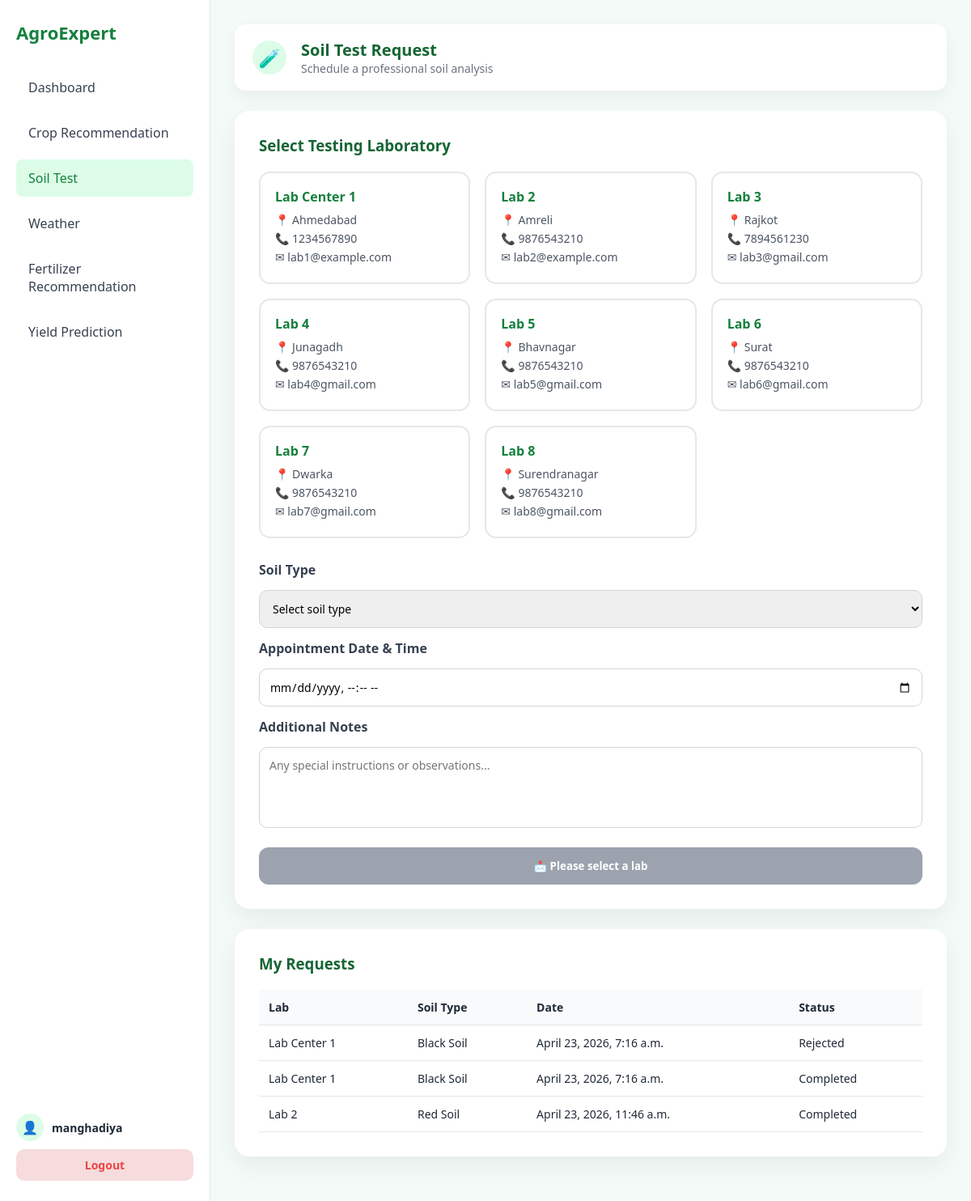
The page /soil-test/ (signed in) on the database its author committed.
### core/models.py (models this page shows, shortened)
class SoilTestRequest(models.Model):
    lab_name = models.CharField(max_length=100)
    soil_type = models.CharField(max_length=100)
    appointment = models.DateTimeField()
    notes = models.TextField(blank=True, null=True)
    created_at = models.DateTimeField(auto_now_add=True)

### core/views.py (the view, shortened to what this page needs)
# urls.py: path('soil-test/', views.soil_test, name='soil_test'),
@login_required
def soil_test(request):
    success = False
    history = SoilTestRequest.objects.filter(
        user=request.user
    ).order_by("-id")
    return render(request, "core/soil-test.html", {
        "success": success,
        "history": history
    })

### core/templates/core/soil-test.html (shortened to what this page needs)
{% load static %}
<!DOCTYPE html>
<html lang="en">
<head>
<link rel="stylesheet" href="{% static 'core/css/soil-test.css' %}">
</head>
<body>
<div class="dashboard">
    <aside class="sidebar">
        <a href="{% url 'dashboard' %}" class="logo">AgroExpert</a>
        <ul class="nav">
            <li><a href="{% url 'dashboard' %}">Dashboard</a></li>
            <li><a href="{% url 'crop' %}">Crop Recommendation</a></li>
            <li class="active"><a href="{% url 'soil_test' %}">Soil Test</a></li>
            <li><a href="{% url 'weather' %}">Weather</a></li>
            <li><a href="{% url 'fertilizer' %}">Fertilizer Recommendation</a></li>
            <li><a href="{% url 'yield_prediction' %}">Yield Prediction</a></li>
        </ul>
        <div class="user-section">
            <div class="user-info">
                <div class="user-avatar">👤</div>
                <p class="user-name">{{ request.user.username }}</p>
            </div>
            <a href="{% url 'logout' %}" class="logout-btn">Logout</a>
        </div>
    </aside>
    <main class="main">
        <div class="top-header-box">
            <div class="header-left">
                <div class="app-icon">🧪</div>
                <div>
                    <h3>Soil Test Request</h3>
                    <p>Schedule a professional soil analysis</p>
                </div>
            </div>
        </div>
        <div class="content-card">
            <h3 class="section-title">Select Testing Laboratory</h3>
            <div class="lab-grid">
                <div class="lab-card" data-lab="Lab Center 1">
                    <h4>Lab Center 1</h4>
                    <p>📍 Ahmedabad</p>
                    <p>📞 1234567890</p>
                    <p>✉ lab1@example.com</p>
                </div>
                <div class="lab-card" data-lab="Lab 2">
                    <h4>Lab 2</h4>
                    <p>📍 Amreli</p>
                    <p>📞 9876543210</p>
                    <p>✉ lab2@example.com</p>
                </div>
                <div class="lab-card" data-lab="Lab 3">
                    <h4>Lab 3</h4>
                    <p>📍 Rajkot</p>
                    <p>📞 7894561230</p>
                    <p>✉ lab3@gmail.com</p>
                </div>
                <div class="lab-card" data-lab="Lab 4">
                    <h4>Lab 4</h4>
                    <p>📍 Junagadh</p>
                    <p>📞 9876543210</p>
                    <p>✉ lab4@gmail.com</p>
                </div>
                <div class="lab-card" data-lab="Lab 5">
                    <h4>Lab 5</h4>
                    <p>📍 Bhavnagar</p>
                    <p>📞 9876543210</p>
                    <p>✉ lab5@gmail.com</p>
                </div>
                <div class="lab-card" data-lab="Lab 6">
                    <h4>Lab 6</h4>
                    <p>📍 Surat</p>
                    <p>📞 9876543210</p>
                    <p>✉ lab6@gmail.com</p>
                </div>
                <div class="lab-card" data-lab="Lab 7">
                    <h4>Lab 7</h4>
                    <p>📍 Dwarka</p>
                    <p>📞 9876543210</p>
                    <p>✉ lab7@gmail.com</p>
                </div>
                <div class="lab-card" data-lab="Lab 8">
                    <h4>Lab 8</h4>
                    <p>📍 Surendranagar</p>
                    <p>📞 9876543210</p>
                    <p>✉ lab8@gmail.com</p>
                </div>
            </div>
            <form method="POST" id="soilForm" class="form">
                <label>Soil Type</label>
                <select name="soil_type" required>
                    <option value="">Select soil type</option>
                </select>
                <label>Appointment Date & Time</label>
                <input type="datetime-local" name="appointment_date" required>
                <label>Additional Notes</label>
                <textarea name="notes" placeholder="Any special instructions or observations..."></textarea>
                <button id="submitBtn" class="submit-btn" disabled>
                    📩 Please select a lab
                </button>
            </form>
        </div>
        <div class="history-card">
            <h3 class="section-title">My Requests</h3>
            <table class="history-table">
                <tr>
                    <th>Lab</th>
                    <th>Soil Type</th>
                    <th>Date</th>
                    <th>Status</th>
                </tr>
                {% for item in history %}
                <tr>
                    <td>{{ item.lab_name }}</td>
                    <td>{{ item.soil_type }}</td>
                    <td>{{ item.appointment_date }}</td>
                    <td>{{ item.status }}</td>
                </tr>
                {% endfor %}
            </table>
        </div>
    </main>
</div>
</body>
</html>

### core/static/core/css/soil-test.css (style rules this page uses)
* { margin:0; padding:0; box-sizing:border-box; font-family:"Segoe UI", Arial, sans-serif; }
body { background:#f3faf7; color:#1f2937; }
.dashboard { display:flex; height:100vh; overflow:hidden; }
.sidebar { width:260px; background:#ffffff; padding:25px 20px; border-right:1px solid #e5e7eb; position:fixed; left:0; top:0; height:100vh; display:flex; flex-direction:column; }
.logo { display:block; font-size:22px; font-weight:700; margin-bottom:30px; color:#15803d; text-decoration:none; }
.nav { list-style:none; flex:1; }
.nav li { margin-bottom:10px; }
.nav a { display:block; padding:12px 15px; border-radius:8px; text-decoration:none; color:#374151; transition:0.2s ease; }
.nav li.active a, .nav a:hover { background:#dcfce7; color:#15803d; }
.user-section { margin-top:auto; padding-top:15px; }
.user-info { display:flex; align-items:center; gap:10px; margin-bottom:10px; }
.user-avatar { width:34px; height:34px; border-radius:50%; background:#dcfce7; display:flex; align-items:center; justify-content:center; font-size:16px; }
.user-name { font-size:14px; font-weight:600; }
.logout-btn { display:block; width:100%; padding:10px; text-align:center; text-decoration:none; border-radius:10px; background:#f6dcdc; color:#ef4444; font-size:14px; font-weight:600; }
.main { margin-left:260px; width:calc(100% - 260px); height:100vh; overflow-y:auto; padding:30px; }
.top-header-box { background:#ffffff; border-radius:14px; padding:18px 22px; display:flex; align-items:center; box-shadow:0 8px 20px rgba(0,0,0,0.05); margin-bottom:25px; }
.header-left { display:flex; align-items:center; gap:18px; }
.app-icon { width:42px; height:42px; border-radius:50%; background:#dcfce7; display:flex; align-items:center; justify-content:center; font-size:22px; }
.header-left h3 { font-size:20px; color:#166534; }
.header-left p { font-size:14px; color:#6b7280; }
.content-card, .history-card { background:#ffffff; padding:30px; border-radius:18px; box-shadow:0 12px 30px rgba(0,0,0,0.06); margin-bottom:25px; }
.section-title { color:#166534; margin-bottom:20px; }
.lab-grid { display:grid; grid-template-columns:repeat(auto-fit,minmax(240px,1fr)); gap:18px; margin-bottom:28px; }
.lab-card { padding:18px; border-radius:14px; border:2px solid #e5e7eb; cursor:pointer; transition:0.25s ease; position:relative; }
.lab-card h4 { color:#15803d; margin-bottom:8px; }
.lab-card p { font-size:14px; color:#4b5563; margin-bottom:4px; }
.form { display:flex; flex-direction:column; gap:14px; }
.form label { font-weight:600; color:#374151; }
.form select, .form input, .form textarea { padding:12px; border-radius:10px; border:1px solid #d1d5db; font-size:14px; outline:none; }
.form textarea { resize:none; height:100px; }
.submit-btn { margin-top:10px; padding:14px; border:none; border-radius:12px; background:#9ca3af; color:white; font-weight:600; cursor:not-allowed; }
.history-table { width:100%; border-collapse:collapse; }
.history-table th, .history-table td { padding:12px; border-bottom:1px solid #e5e7eb; text-align:left; font-size:14px; }
.history-table th { background:#f9fafb; }

### rows shown on the page
SoilTestRequest: lab_name "Lab Center 1", soil_type "Black Soil", appointment_date "April 23, 2026, 7:16 a.m.", status "Rejected"
SoilTestRequest: lab_name "Lab Center 1", soil_type "Black Soil", appointment_date "April 23, 2026, 7:16 a.m.", status "Completed"
SoilTestRequest: lab_name "Lab 2", soil_type "Red Soil", appointment_date "April 23, 2026, 11:46 a.m.", status "Completed"

### other values the page prints
{{ request.user.username }} "manghadiya"
